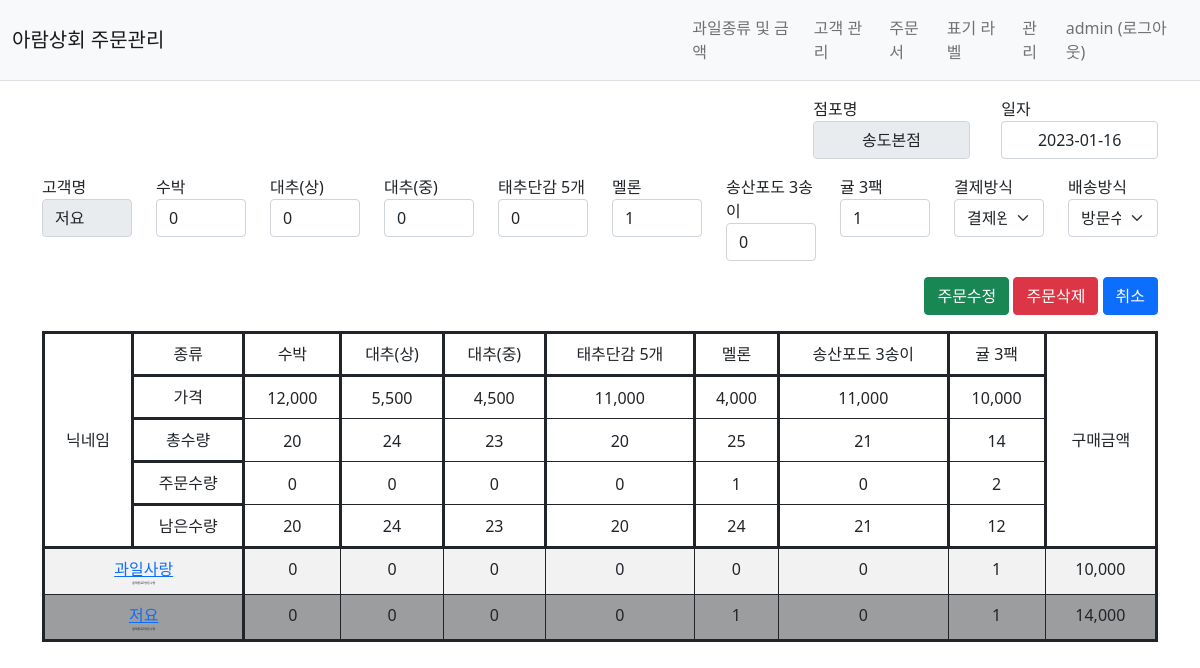
The app's page /main/orderlist/modifyselect/96/ (signed in) with its own data.
### main/models.py (models this page shows)
class OrderDetail(models.Model):
    author = models.ForeignKey(
        User, on_delete=models.PROTECT, related_name='author_orderDetail')
    orderinfo = models.ForeignKey(
        OrderInfo, on_delete=models.CASCADE, related_name='orderinfoidx_orderdetail')
    fruitlist = models.ForeignKey(
        FruitList, on_delete=models.PROTECT, related_name='fruitidx_orderdetail')
    order_quantity = models.IntegerField(default=0)
    create_date = models.DateTimeField(auto_now=True)
    modify_date = models.DateTimeField(auto_now=True, null=True, blank=True)

class FruitList(models.Model):
    author = models.ForeignKey(
        User, on_delete=models.PROTECT, related_name='author_fruitList')
    fruit_name = models.CharField(max_length=100)
    price = models.IntegerField()
    quantity = models.IntegerField()
    create_date = models.DateTimeField(auto_now=True)
    modify_date = models.DateTimeField(auto_now=True, null=True, blank=True)

### main/views/orderlist_views.py (the view)
@ login_required(login_url='common:login')
def orderlist_modify_select(request, orderlist_id):
    query = '''
        select moi.id, moi.create_date as moicd, mod.id as modid, mc.customer_name as cn, mf.fruit_name as fn, mf.id as mfid, mod.fruitlist_id as fid, mod.order_quantity as qn, moi.payment_method_id as pmi, ma.name as pmn, moi.shipping_type_id as sti, ma2.name as stin from main_orderinfo moi
        left outer join main_orderdetail mod
        on moi.id = mod.orderinfo_id
		left outer join main_fruitlist mf
        on mod.fruitlist_id = mf.id
        left outer join main_customer mc
        on moi.customer_id = mc.id
		left outer join main_aramcode ma
		on moi.payment_method_id = ma.id
		left outer join main_aramcode ma2
		on moi.shipping_type_id = ma2.id
        where moi.id = %s
        group by mf.id'''
    orderlistModifySelectResult = OrderDetail.objects.raw(query, [
        orderlist_id])
    if len(orderlistModifySelectResult) > 0:
        selectDate = orderlistModifySelectResult[0].moicd.strftime('%Y-%m-%d')
    else:
        return redirect('main:orderlist_index')
    fruitlist_list = fruitlist_quantity_select(selectDate)
    orderlistResult = orderlist_select(selectDate, request)
    for i, e in enumerate(orderlistResult):
        if len(fruitlist_list) != len(e.oq):
            loopRangeNum = len(fruitlist_list) - len(e.oq)
            for i in range(loopRangeNum):
                e.oq.append(0)
    userInfo = user_group_check(request.user.id)
    storePlace = userInfo[0].gname
    context = {'fruitlist_list': fruitlist_list,
               'orderlistResult': orderlistResult,
               'orderlistModifySelectResult': orderlistModifySelectResult,
               'storePlace': storePlace
               }
    return render(request, 'main/orderlist.html', context)

### main/views/orderlist_views.py (called while the page is built)
def fruitlist_quantity_select(selectDate):
    startDate = selectDate + ' 00:00:00'
    endDate = selectDate + ' 23:59:59'
    query = '''select mf.id, mf.fruit_name, mf.quantity, mf.price, IFNULL(SUM(mod.order_quantity),0) as oq, IFNULL((mf.quantity - sum(mod.order_quantity)),mf.quantity) as stock ,  mf.create_date from main_fruitlist as mf
            left outer join main_orderdetail as mod
            on mf.id = mod.fruitlist_id
			where mf.create_date BETWEEN %s AND %s
			group by mf.id'''
    fruitQuantityResult = FruitList.objects.raw(query, [startDate, endDate])
    return fruitQuantityResult

def user_group_check(userId):
    query = '''
        select au.id, au.username as name, ag.id as gid, ag.name as gname from auth_user au
        left outer join auth_user_groups aug
        on au.id = aug.user_id
        left outer join auth_group ag
        on aug.group_id = ag.id
        where au.id = %s
        '''
    userGroup = User.objects.raw(query, [userId])
    return userGroup

### templates/main/orderList.html (shortened to what this page needs)
{% extends "base.html" %}
{% load humanize %}
{% block content %}
<div class="container my-3">
    <div class="row">
        <div class="form-group mb-3" style="width: 15.5%; margin-left: 68%; padding-left: 8px;">
        <label for="storePlace" class="control-label">점포명</label>
                <input type="text" readonly id="storePlace" class="form-control text-center" value={{storePlace}}>
        </div>
        <div class="form-group mb-3" style="width: 15.5%; margin-left: auto; padding-left: 8px;">
                <label for="datePicker" class="control-label">일자</label>
                {% if orderDate %}
                <input type="text" id="datePicker" class="form-control text-center" value={{orderDate}}>
                {% else %}
                <input type="text" id="datePicker" class="form-control text-center" value='{% now "Y-m-d" %}'/>
                {% endif %}
        </div>
    </div>
    {% if orderlistModifySelectResult %}
    <form method="post" action="{% url 'main:orderinfo_modify' orderlistModifySelectResult.0.id %}">
        <div class="mb-3">
            <div class="row">
                <div class="col-md">
                    <label for="customer_name">고객명</label>
                    <input readonly type="text" class="form-control" name="customer_name" id="customer_name"
                        value="{{ orderlistModifySelectResult.0.cn }}">
                </div>
                {% for fl in fruitlist_list %}
                <div class="col-md">
                    <label for="fruit_name">{{fl.fruit_name}}</label>
                    {% for omr in orderlistModifySelectResult %}
                    {% if fl.id == omr.fid %}
                    <input type="text" class="form-control" name="{{omr.mfid}}" id="{{omr.fn}}"
                        value="{{ omr.qn|default_if_none:'' }}">
                    {% elif omr.fid == None %}
                    <input type="text" class="form-control" name="{{fl.id}}" id="{{fl.fruit_name}}"
                        value="{{ form.fruit_name.value|default_if_none:'' }}">
                    {% endif %}
                    {% endfor %}
                </div>
                {% endfor %}
                <div class="col-md">
                    <label for="payment_method">결제방식</label>
                    <select class="form-select" name="payment_method">
                        {% if orderlistModifySelectResult.0.pmi == 1 %}
                        <option value="1" selected>결제완료</option>
                        {% elif orderlistModifySelectResult.0.pmi == 2 %}
                        <option value="1">결제완료</option>
                        <option value="2" selected>결제대기</option>
                        {% endif %}
                    </select>
                </div>
                <div class="col-md">
                    <label for="shipping_type">배송방식</label>
                    <select class="form-select" name="shipping_type">
                        {% if orderlistModifySelectResult.0.sti == 3 %}
                        <option value="3" selected>방문수령</option>
                        {% elif orderlistModifySelectResult.0.sti == 4 %}
                        <option value="3">방문수령</option>
                        <option value="4" selected>야간수령</option>
                        <option value="5">한결수령</option>
                        {% elif orderlistModifySelectResult.0.sti == 5 %}
                        <option value="3">방문수령</option>
                        <option value="4">야간수령</option>
                        <option value="5" selected>한결수령</option>
                        {% endif %}
                    </select>
                </div>
        </div>
        <div class="my-3" style="float:right;">
            <button type="submit" class="btn btn-success">주문수정</button>
            <button type="button" class="btn btn-danger" onclick="deleteOrderList('{{orderlistModifySelectResult.0.id}}')">주문삭제</button>
            <button type="button" class="btn btn-primary" onclick="location.href='/main/orderlist/'">취소</button>
        </div>
    </form>
    {% else %}
    <div class="text-center">출력할 주문서 정보가 없습니다.</div>
    {% endif %}
    <table class="table table-bordered table-striped table-hover">
        <thead>
            {% if fruitlist_list %}
            <tr class="text-center border-3 border-dark">
                <td class="border-3 border-end-0 border-dark" rowspan="5" style="vertical-align : middle; width: 8%;">닉네임</td>
                <td class="border-3 border-dark" style="width:10%;">종류</td>
                {% for fruitlist in fruitlist_list %}
                <td class="border-3 border-bottom-0 boroder-top-0 border-dark">{{ fruitlist.fruit_name }}</td>
                {% endfor %}
                <td class="border-3 border-dark" rowspan="5" style="vertical-align : middle; width:10%;">구매금액</td>
            </tr>
            <tr class="text-center" style="border-bottom:1px !important;">
                <td class="border-3 border-dark" style="width:10%; border-bottom:1px !important;">가격</td>
                {% for fruitlist in fruitlist_list %}
                <td class="border-3 border-top-0 border-bottom-0 border-dark" style="border-top:1px solid !important;">{{ fruitlist.price|intcomma }}</td>
                {% endfor %}
            </tr>
            <tr class="text-center">
                <td class="border-3 border-dark" style="width:10%;">총수량</td>
                {% for fruitlist in fruitlist_list %}
                <td class="border-3 border-top-0 border-bottom-0 border-dark" style="border-top:1px solid !important;">{{ fruitlist.quantity }}</td>
                {% endfor %}
            </tr>
            <tr class="text-center">
                <td class="border-3 border-dark" style="width:10%;">주문수량</td>
                {% for fruitlist in fruitlist_list %}
                <td class="border-3 border-top-0 border-bottom-0 border-dark" style="border-top:1px solid !important;">{{ fruitlist.oq }}</td>
                {% endfor %}
            </tr>
            <tr class="text-center">
                <td class="border-3 border-dark" style="width:10%;">남은수량</td>
                {% for fruitlist in fruitlist_list %}
                {% if fruitlist.stock <= 5%}
                <td class="table-danger border-3 border-top-0 border-dark " style="border-top:1px solid !important;">{{ fruitlist.stock }}</td>
                {% elif fruitlist.stock >= 6 %}
                <td class="border-3 border-top-0 border-dark " style="border-top:1px solid !important;">{{ fruitlist.stock }}</td>
                {% endif %}
                {% endfor %}
            </tr>
        </thead>
            {% endif %}
            {% if orderlistResult %}
        <tbody class="border-3 border-dark">
            {% for orderlist in orderlistResult %}
            {% if orderlist.cn == orderlistModifySelectResult.0.cn %}
            <tr class="text-center" style="background-color:#9c9d9e;">
            {% else %}
            <tr class="text-center">
            {% endif %}
                <td colspan="2" class="border-3 border-top-0 border-bottom-0 border-dark">
                    {% now "Y-m-d" as todays_date %}
                    {% if orderDate %}
                    {% if todays_date == orderDate %}
                    <a href="{% url 'main:orderinfo_modify_select' orderlist.id %}">{{orderlist.cn}}</a><div style="font-size:3px;">{{orderlist.pmn}}/{{orderlist.stn}}</div>
                    {% elif todays_date != orderDate %}
                    <div>{{orderlist.cn}}</div><div style="font-size:3px;">{{orderlist.pmn}}/{{orderlist.stn}}</div>
                    {% endif %}
                    {% else %}
                    <a href="{% url 'main:orderinfo_modify_select' orderlist.id %}">{{orderlist.cn}}</a><div style="font-size:3px;">{{orderlist.pmn}}/{{orderlist.stn}}</div>
                    {% endif %}
                </td>
                {% for quantity in orderlist.oq %}
                <td>{{quantity|default_if_none:'0'}}</td>
                {% endfor %}
                <td>{{orderlist.tp|intcomma}}</td>
            </tr>
            {% endfor %}
            {% endif %}
        </tbody>
    </table>
</div>
{% endblock %}

### templates/base.html (shortened to what this page needs)
{% load static %}
<!doctype html>
<html lang="ko">
<head>
    <link href="https://cdn.jsdelivr.net/npm/bootstrap@5.1.3/dist/css/bootstrap.min.css" rel="stylesheet">
    <link rel="stylesheet" href="https://uicdn.toast.com/grid/latest/tui-grid.css" />
    <link rel="stylesheet" href="{% static '/datepicker-master/datepicker.min.css' %}" />
</head>
<body>
{% include "navbar.html" %}
{% block content %}
{% endblock %}
</body>
</html>

### templates/navbar.html (shortened to what this page needs)
<nav class="navbar navbar-expand-lg navbar-light bg-light border-bottom">
    <div class="container-fluid">
        <a class="navbar-brand" href="{% url 'main:index' %}">아람상회 주문관리</a>
        <div class="collapse navbar-collapse" id="navbarSupportedContent">
            <ul class="navbar-nav mb-lg-0" style="margin-left:50%;">
                <li>
                    {% if user.is_authenticated %}
                    <a class="nav-link" href="{% url 'main:index' %}">과일종류 및 금액</a>
                    {% endif %}
                </li>
                <li>
                    {% if user.is_authenticated %}
                    <a class="nav-link" href="{% url 'main:customer_index' %}">고객 관리</a>
                    {% endif %}
                </li>
                <li>
                    {% if user.is_authenticated %}
                    <a class="nav-link" href="{% url 'main:orderlist_index' %}">주문서</a>
                    {% endif %}
                </li>
                <li>
                    {% if user.is_authenticated %}
                    <a class="nav-link" href="{% url 'main:label_index' %}">표기 라벨</a>
                    {% endif %}
                </li>
                <li>
                    {% if user.is_superuser %}
                    <a class="nav-link" href="{% url 'admin:index' %}">관리</a>
                    {% endif %}
                </li>
                <li>
                    {% if user.is_authenticated %}
                    <a class="nav-link" href="{% url 'common:logout' %}">{{ user.username }} (로그아웃)</a>
                    {% else %}
                    <a class="nav-link" href="{% url 'common:login' %}">로그인</a>
                    {% endif %}
                </li>
            </ul>
        </div>
    </div>
</nav>

### records on screen
FruitList: fruit_name "수박", price "12,000", quantity "20", oq "0", stock "20"
FruitList: fruit_name "대추(상)", price "5,500", quantity "24", oq "0", stock "24"
FruitList: fruit_name "대추(중)", price "4,500", quantity "23", oq "0", stock "23"
FruitList: fruit_name "태추단감 5개", price "11,000", quantity "20", oq "0", stock "20"
FruitList: fruit_name "멜론", price "4,000", quantity "25", oq "1", stock "24"
FruitList: fruit_name "송산포도 3송이", price "11,000", quantity "21", oq "0", stock "21"
FruitList: fruit_name "귤 3팩", price "10,000", quantity "14", oq "2", stock "12"

### other values on screen
{{ user.username }} "admin"
